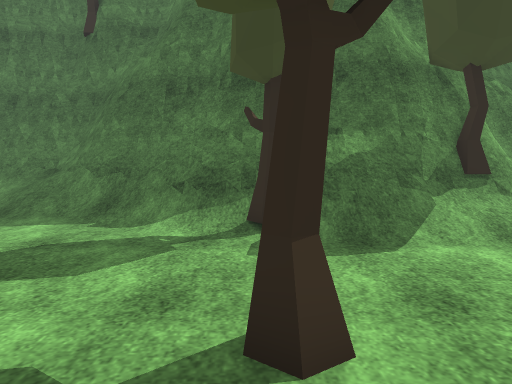
[1] (above)

24 first-person views from a walk through a scene from a Unity 3-D project. The camera is 1.2 m above the floor, tilts 4° down and sees 70° across. The floor is counted in squares, 1 m on a side. Each view is taken from the middle of a square. On the plan, view 1 faces up. The plan holds only what a view shows up to about 15 squares ahead; the rest is blank. The place goes on beyond the plan. The player character is not drawn. Some surface patterns are stand-ins.

[2]
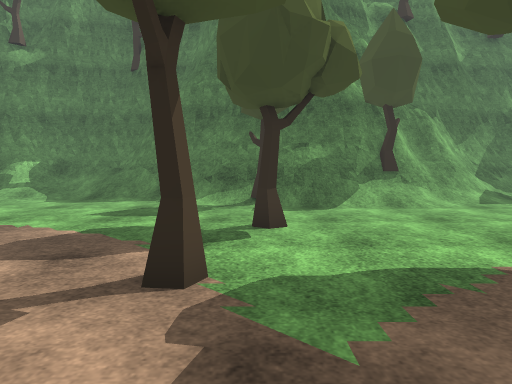

[3]
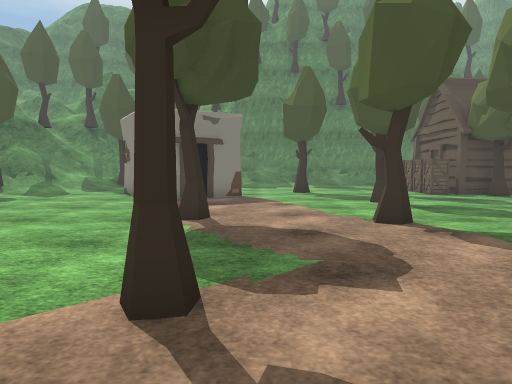

[4]
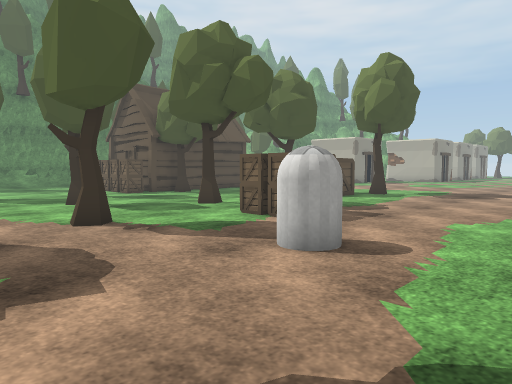

[5]
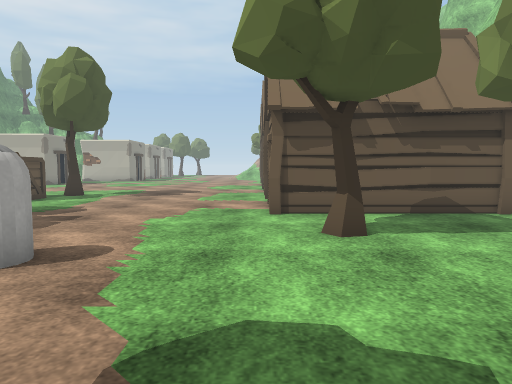

[6]
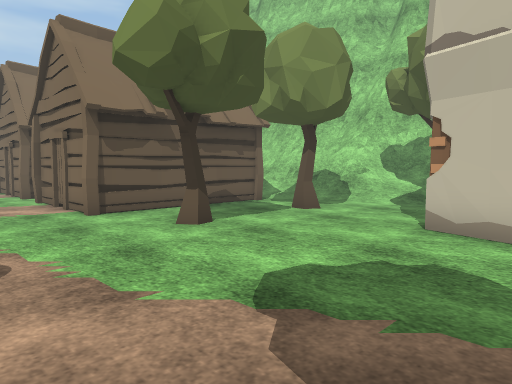

[7]
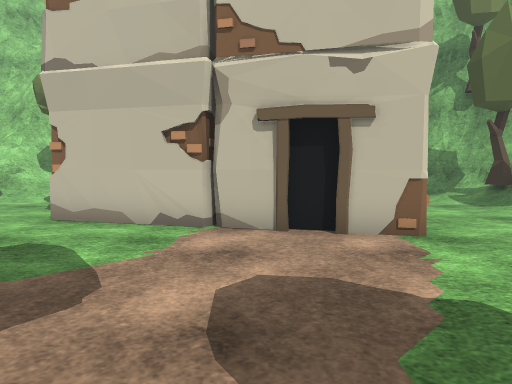

[8]
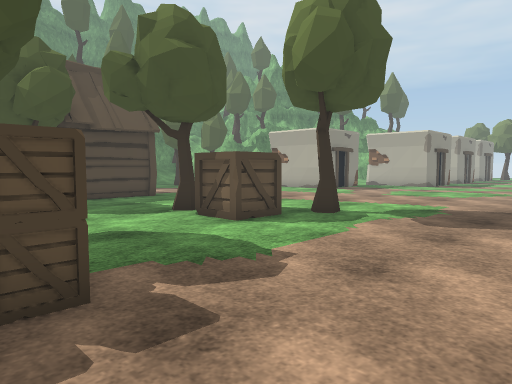

[9]
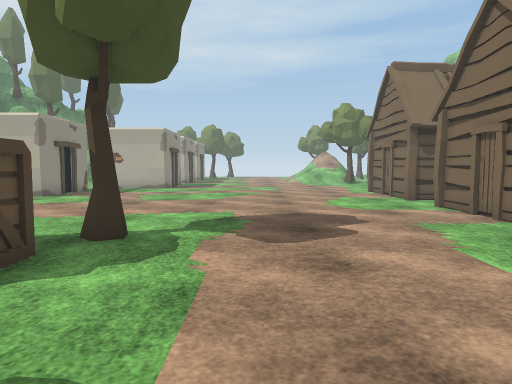

[10]
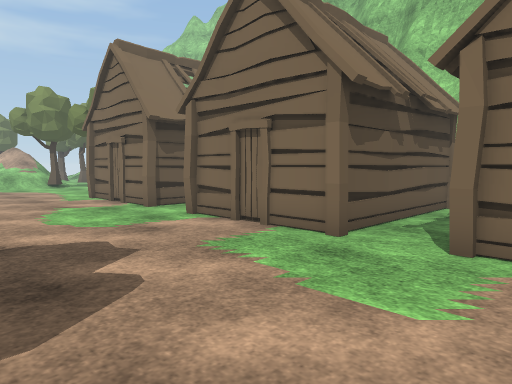

[11]
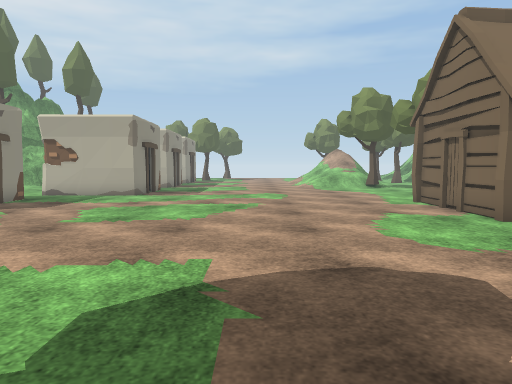

[12]
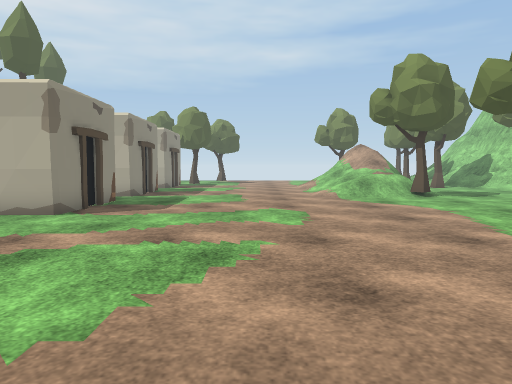

[13]
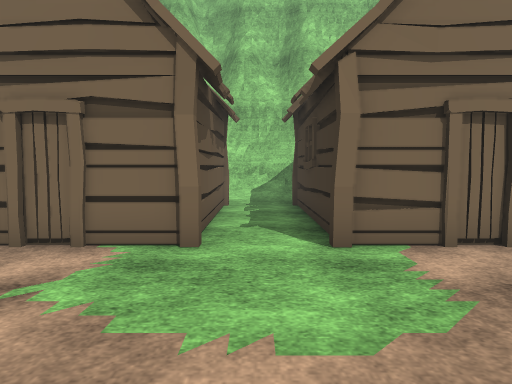

[14]
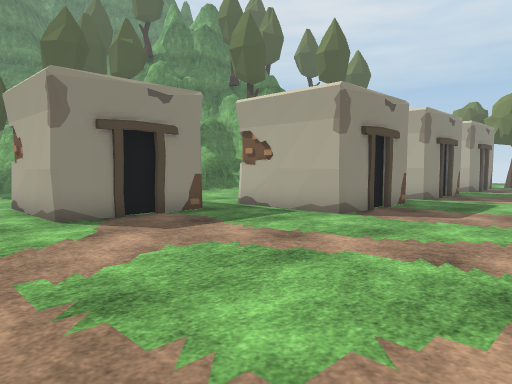

[15]
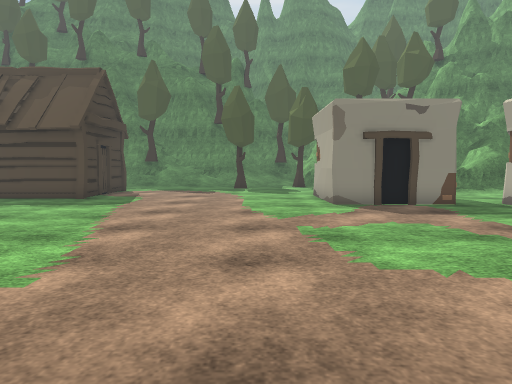

[16]
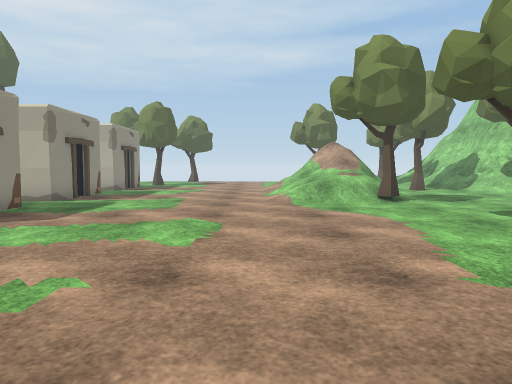

[17]
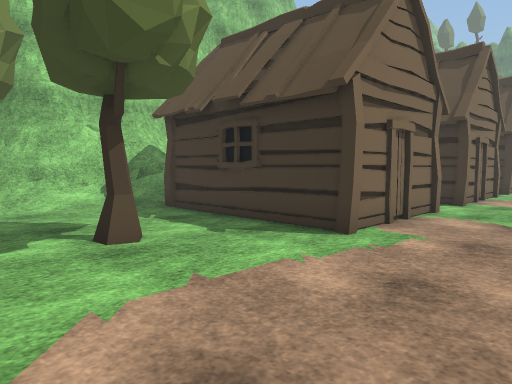

[18]
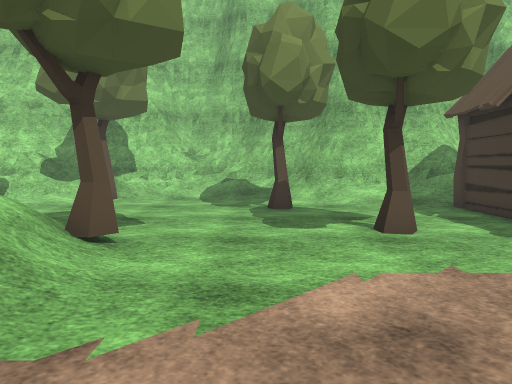

[19]
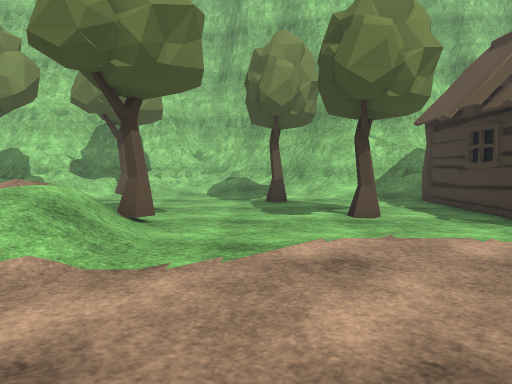

[20]
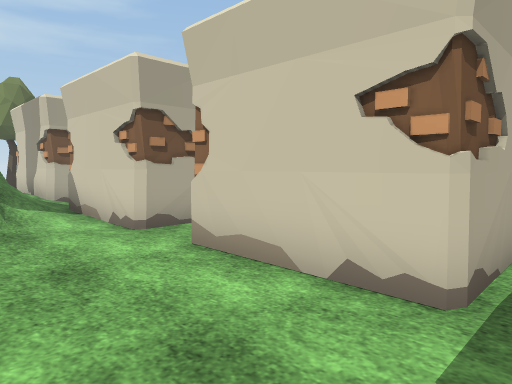

[21]
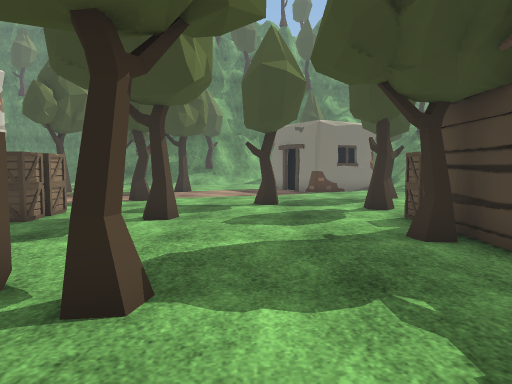

[22]
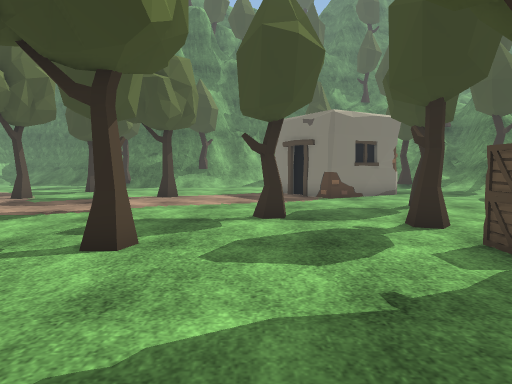

[23]
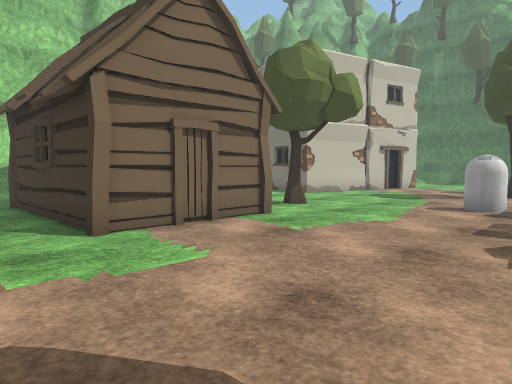

[24]
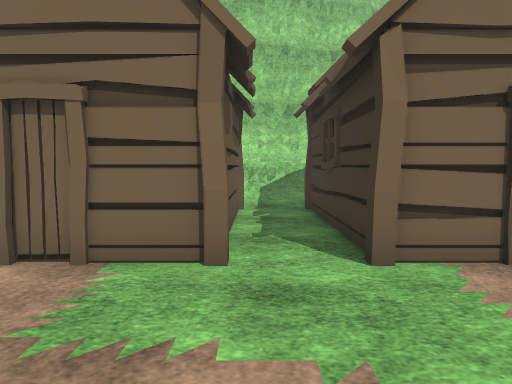

### Floor plan
Key: @ floor where view 1 was taken; # wall or solid block; . floor; / step, stairs or slope; = window, fence, low wall or low ledge; T tree; H hut; C capsule; R crate; O other object.
Columns run from 14 left of view 1 to 13 right of it. Each row starts with its distance up from view 1.
  9 ##   //////==##   ###==//
  8 ##T/ //./////=#####T=///..
  7 =OT/........//T#==////....
  6 O/............T/////......
  5    .......................
  4       ....................
  3        ##...............O#
  2        #O.....T........
  1        #.............  ##
  0       ##......@...T.....###O
 -1       #O.....T....TT.....#O.
 -2       #O....................
 -3       #.....................
 -4     O #....................T
 -5     .O............T.........
 -6  T...........CC.......TT....
 -7 //...........CC..........T..
 -8 //..T...T................TT
 -9 =/..TT..TT.....RRR..T......
-10 #//............RRR..T.....R
-11  //.HHHHHHH...............H
-12   /.H    H...............TH
-13     H    HH...............H
-14     H    HH...............H
-15 #// HHHHHHH.......RRTT....H
-16 ##/...............RR......HH
-17 ##=.H....H.......TT.......H.
-18     HHHHHHH.................
-19     H    HH.................
-20     H    HH.................
-21          H..................
-22 ##/.HHHHHHH.................
-23 #=/.........................
-24 ##/.HHHHHHH.................
-25 #   H    H..................
-26 #   H    HH............O#  #
-27 #=/ H    HH............O#
-28 ##=/HHHHHHH............O#
-29  #=/...................O
-30  #=/...................... .
-31 ##/....T............####O..
-32 #=/.................#  ##...
-33 =/.TT...............#   #...
-34 =/..................#   O..
-35 //..................#OO ...
-36 /.......T.//...............
-37 /......./////.......####O.
-38 //...... ////.......#  ##/
-39 #TT....      .......#   #/

Positions as (right, up) in squares from view 1, and headings:
1: (0, 0), facing up
2: (0, -5), facing up
3: (-4, -2), facing right
4: (-4, -2), facing down-right
5: (-4, -2), facing down
6: (-1, -2), facing down-left
7: (0, 0), facing left
8: (-2, -9), facing down-right
9: (1, -11), facing down
10: (1, -14), facing down-left
11: (1, -16), facing down
12: (1, -22), facing down
13: (1, -23), facing left
14: (1, -23), facing down-right
15: (-2, -23), facing right
16: (-1, -24), facing down
17: (-1, -34), facing up-left
18: (0, -34), facing left
19: (2, -34), facing left
20: (13, -30), facing down-left
21: (8, -18), facing up
22: (8, -15), facing up
23: (2, -18), facing up-left
24: (0, -17), facing left
